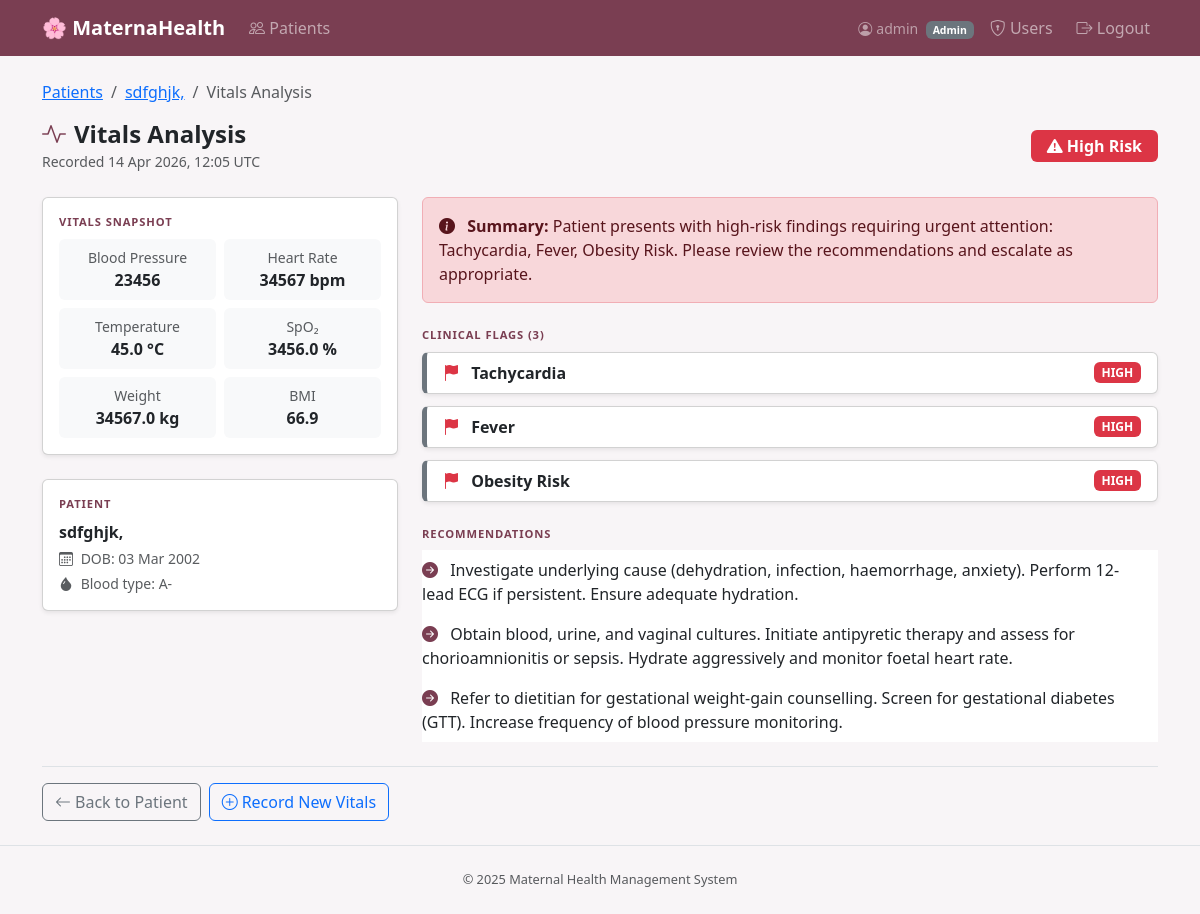
/patients/1/vitals/1/analysis (signed in), run on the app's committed database.
### models/user.py (models this page shows, shortened)
class User(db.Model):
    __tablename__ = "users"
    id            = db.Column(db.Integer, primary_key=True)
    username      = db.Column(db.String(80), unique=True, nullable=False, index=True)
    password_hash = db.Column(db.String(256), nullable=False)
    role          = db.Column(db.String(20), nullable=False, default=Role.NURSE)
    is_active     = db.Column(db.Boolean, default=True, nullable=False)
    created_at    = db.Column(db.DateTime, default=datetime.utcnow)
    last_login    = db.Column(db.DateTime, nullable=True)
    @property
    def is_admin(self):  return self.role == Role.ADMIN

### models/patient.py (models this page shows, shortened)
class Patient(db.Model):
    __tablename__ = "patients"
    id            = db.Column(db.Integer, primary_key=True)
    full_name     = db.Column(db.String(120), nullable=False)
    date_of_birth = db.Column(db.Date, nullable=False)
    contact_info      = db.Column(db.String(255), nullable=True)
    blood_type        = db.Column(db.String(10), nullable=True)   # e.g. "A+", "O-"
    medical_history = db.Column(db.Text, nullable=True)
    allergies       = db.Column(db.Text, nullable=True)
    medications     = db.Column(db.Text, nullable=True)
    emergency_contact = db.Column(db.String(255), nullable=True)
    created_at = db.Column(
        db.DateTime,
        nullable=False,
        default=lambda: datetime.now(timezone.utc),
    )
    pregnancies  = db.relationship("Pregnancy",   backref="patient", lazy="dynamic", cascade="all, delete-orphan")
    vitals       = db.relationship("VitalSigns",  backref="patient", lazy="dynamic", cascade="all, delete-orphan")
    lab_results  = db.relationship("LabResult",   backref="patient", lazy="dynamic", cascade="all, delete-orphan")
    appointments = db.relationship("Appointment", backref="patient", lazy="dynamic", cascade="all, delete-orphan")

### models/vitals.py (models this page shows, shortened)
class VitalSigns(db.Model):
    __tablename__ = "vital_signs"
    id         = db.Column(db.Integer, primary_key=True)
    patient_id = db.Column(db.Integer, db.ForeignKey("patients.id"), nullable=False)
    blood_pressure    = db.Column(db.String(20), nullable=True)   # e.g. "120/80"
    heart_rate        = db.Column(db.Integer,    nullable=True)   # bpm
    temperature       = db.Column(db.Float,      nullable=True)   # °C
    weight            = db.Column(db.Float,      nullable=True)   # kg
    bmi               = db.Column(db.Float,      nullable=True)   # kg/m²
    oxygen_saturation = db.Column(db.Float,      nullable=True)   # % SpO₂
    recorded_at = db.Column(
        db.DateTime,
        nullable=False,
        default=lambda: datetime.now(timezone.utc),
    )

### models/pregnancy.py (models this page shows, shortened)
class Pregnancy(db.Model):
    __tablename__ = "pregnancies"
    id         = db.Column(db.Integer, primary_key=True)
    patient_id = db.Column(db.Integer, db.ForeignKey("patients.id"), nullable=False)
    last_menstrual_period = db.Column(db.Date, nullable=False)
    estimated_due_date    = db.Column(db.Date, nullable=True)
    gestational_age_weeks = db.Column(db.Integer, nullable=True)   # whole weeks
    trimester             = db.Column(db.Integer, nullable=True)   # 1 | 2 | 3
    risk_level = db.Column(
        db.Enum(RiskLevel),
        nullable=False,
        default=RiskLevel.LOW,
    )
    status = db.Column(
        db.Enum(PregnancyStatus),
        nullable=False,
        default=PregnancyStatus.ACTIVE,
    )
    created_at = db.Column(
        db.DateTime,
        nullable=False,
        default=lambda: datetime.now(timezone.utc),
    )

### routes/vitals_routes.py (the view)
@vitals_bp.route("/patients/<int:patient_id>/vitals/<int:vital_id>/analysis")
@login_required
def vitals_analysis(patient_id, vital_id):
    patient = Patient.query.get_or_404(patient_id)
    vital   = VitalSigns.query.get_or_404(vital_id)
    rule_input = _build_rule_input(vital, patient_id)
    analysis   = _rule_engine.analyze(rule_input)
    return render_template(
        "vitals/analysis.html",
        patient=patient,
        vital=vital,
        analysis=analysis,
    )

### routes/auth_routes.py (called while the page is built)
def get_current_user():
    user_id = session.get("user_id")
    if user_id is None:
        return None
    return db.session.get(User, user_id)

def login_required(f):
    @wraps(f)
    def decorated(*args, **kwargs):
        if not session.get("user_id"):
            flash("Please log in to access this page.", "warning")
            return redirect(url_for("auth.login", next=request.path))
        return f(*args, **kwargs)
    return decorated

@auth_bp.before_app_request
def load_logged_in_user():
    g.current_user = get_current_user()

### routes/vitals_routes.py (called while the page is built)
def _parse_bp(bp_string: str):
    if not bp_string:
        return None, None
    try:
        parts = bp_string.strip().split("/")
        if len(parts) == 2:
            return float(parts[0]), float(parts[1])
    except (ValueError, AttributeError):
        pass
    return None, None

### services/rule_engine.py (called while the page is built)
    @staticmethod
    def _get(data: dict, key: str):
        value = data.get(key)
        if value is None:
            return None
        try:
            return float(value)
        except (TypeError, ValueError):
            return None

    def _add_flag(
        self,
        flags: list[str],
        recommendations: list[str],
        flag: str,
    ) -> None:
        if flag not in flags:
            flags.append(flag)
        rec = self._RECOMMENDATIONS.get(flag)
        if rec and rec not in recommendations:
            recommendations.append(rec)

    @staticmethod
    def _calculate_risk(flags: list[str], escalated: bool) -> str:
        high_priority = {
            "Hypertension Risk / Possible Pre-eclampsia",
            "Low Oxygen Saturation",
            "Fever",
            "Hypothermia",
        }
        if escalated:
            return "HIGH"
        if not flags:
            return "LOW"
        if len(flags) >= 3:
            return "HIGH"
        if any(f in high_priority for f in flags):
            return "HIGH" if len(flags) >= 2 else "MEDIUM"
        return "MEDIUM"

### templates/vitals/analysis.html (shortened to what this page needs)
{% extends "base.html" %}
{% block content %}
<nav aria-label="breadcrumb" class="mb-3">
  <ol class="breadcrumb">
    <li class="breadcrumb-item">
      <a href="{{ url_for('patients.list_patients') }}">Patients</a>
    </li>
    <li class="breadcrumb-item">
      <a href="{{ url_for('patients.patient_detail', patient_id=patient.id) }}">
        {{ patient.full_name }}
      </a>
    </li>
    <li class="breadcrumb-item active">Vitals Analysis</li>
  </ol>
</nav>
{% set level = analysis.risk_level %}
<div class="d-flex align-items-center justify-content-between mb-4">
  <div>
    <h4 class="mb-0 fw-bold">
      <i class="bi bi-activity me-2" style="color:#7a3e52;"></i>Vitals Analysis
    </h4>
    <small class="text-muted">
      Recorded {{ vital.recorded_at.strftime('%d %b %Y, %H:%M') }} UTC
    </small>
  </div>
  <span class="badge fs-6 px-3 py-2 risk-badge-{{ level }}">
    {% if level == 'HIGH' %}
      <i class="bi bi-exclamation-triangle-fill me-1"></i>High Risk
    {% elif level == 'MEDIUM' %}
      <i class="bi bi-exclamation-circle-fill me-1"></i>Medium Risk
    {% else %}
      <i class="bi bi-check-circle-fill me-1"></i>Low Risk
    {% endif %}
  </span>
</div>
<div class="row g-4">
  <div class="col-lg-4">
    <div class="card shadow-sm mb-4">
      <div class="card-body">
        <p class="section-header">Vitals Snapshot</p>
        <div class="row row-cols-2 g-2 text-center">
          <div class="col">
            <div class="bg-light rounded p-2">
              <div class="small text-muted">Blood Pressure</div>
              <div class="fw-semibold">{{ vital.blood_pressure or '—' }}</div>
            </div>
          </div>
          <div class="col">
            <div class="bg-light rounded p-2">
              <div class="small text-muted">Heart Rate</div>
              <div class="fw-semibold">
                {{ vital.heart_rate ~ ' bpm' if vital.heart_rate else '—' }}
              </div>
            </div>
          </div>
          <div class="col">
            <div class="bg-light rounded p-2">
              <div class="small text-muted">Temperature</div>
              <div class="fw-semibold">
                {{ ('%.1f' | format(vital.temperature)) ~ ' °C' if vital.temperature else '—' }}
              </div>
            </div>
          </div>
          <div class="col">
            <div class="bg-light rounded p-2">
              <div class="small text-muted">SpO₂</div>
              <div class="fw-semibold">
                {{ vital.oxygen_saturation ~ ' %' if vital.oxygen_saturation else '—' }}
              </div>
            </div>
          </div>
          <div class="col">
            <div class="bg-light rounded p-2">
              <div class="small text-muted">Weight</div>
              <div class="fw-semibold">
                {{ vital.weight ~ ' kg' if vital.weight else '—' }}
              </div>
            </div>
          </div>
          <div class="col">
            <div class="bg-light rounded p-2">
              <div class="small text-muted">BMI</div>
              <div class="fw-semibold">
                {{ ('%.1f' | format(vital.bmi)) if vital.bmi else '—' }}
              </div>
            </div>
          </div>
        </div>
      </div>
    </div>
    <div class="card shadow-sm">
      <div class="card-body">
        <p class="section-header">Patient</p>
        <p class="mb-1 fw-semibold">{{ patient.full_name }}</p>
        <p class="mb-1 text-muted small">
          <i class="bi bi-calendar3 me-1"></i>
          DOB: {{ patient.date_of_birth.strftime('%d %b %Y') }}
        </p>
        {% if patient.blood_type %}
        <p class="mb-0 text-muted small">
          <i class="bi bi-droplet-fill me-1"></i>
          Blood type: {{ patient.blood_type }}
        </p>
        {% endif %}
      </div>
    </div>
  </div>
  <div class="col-lg-8">
    {% if analysis.summary %}
    <div class="alert
      {% if level == 'HIGH' %}alert-danger
      {% elif level == 'MEDIUM' %}alert-warning
      {% else %}alert-success{% endif %} mb-4">
      <i class="bi bi-info-circle-fill me-2"></i>
      <strong>Summary:</strong> {{ analysis.summary }}
    </div>
    {% endif %}
    {% if analysis.flags %}
    <p class="section-header">Clinical Flags ({{ analysis.flags | length }})</p>
    {% for flag in analysis.flags %}
    <div class="card flag-card shadow-sm">
      <div class="card-body py-2 px-3 d-flex justify-content-between align-items-center">
        <span class="fw-semibold">
          <i class="bi bi-flag-fill me-2
            {% if level == 'HIGH' %}text-danger
            {% elif level == 'MEDIUM' %}text-warning
            {% else %}text-success{% endif %}"></i>
          {{ flag }}
        </span>
        <span class="badge
          {% if level == 'HIGH' %}bg-danger
          {% elif level == 'MEDIUM' %}bg-warning text-dark
          {% else %}bg-success{% endif %}">
          {{ level }}
        </span>
      </div>
    </div>
    {% endfor %}
    {% else %}
    <div class="alert alert-success">
      <i class="bi bi-check-circle-fill me-2"></i>
      No clinical flags raised. All values within normal maternal range.
    </div>
    {% endif %}
    {% if analysis.recommendations %}
    <p class="section-header mt-4">Recommendations</p>
    <ul class="list-group list-group-flush">
      {% for rec in analysis.recommendations %}
      <li class="list-group-item ps-0 border-0">
        <i class="bi bi-arrow-right-circle-fill me-2" style="color:#7a3e52;"></i>
        {{ rec }}
      </li>
      {% endfor %}
    </ul>
    {% endif %}
  </div>
</div>
<div class="mt-4 pt-3 border-top d-flex gap-2">
  <a href="{{ url_for('patients.patient_detail', patient_id=patient.id) }}"
     class="btn btn-outline-secondary">
    <i class="bi bi-arrow-left me-1"></i>Back to Patient
  </a>
  <a href="{{ url_for('vitals.create_vitals', patient_id=patient.id) }}"
     class="btn btn-outline-primary">
    <i class="bi bi-plus-circle me-1"></i>Record New Vitals
  </a>
</div>
{% endblock %}

### templates/base.html (shortened to what this page needs)
<!DOCTYPE html>
<html lang="en">
<head>
  <link href="https://cdn.jsdelivr.net/npm/bootstrap@5.3.3/dist/css/bootstrap.min.css" rel="stylesheet" />
  <link href="https://cdn.jsdelivr.net/npm/bootstrap-icons@1.11.3/font/bootstrap-icons.min.css" rel="stylesheet" />
</head>
<body>
  {% if g.current_user %}
  <nav class="navbar navbar-expand-md navbar-dark" style="background-color:#7a3e52;">
    <div class="container">
      <a class="navbar-brand" href="{{ url_for('patients.list_patients') }}">🌸 MaternaHealth</a>
      <div class="collapse navbar-collapse" id="mainNav">
        <ul class="navbar-nav me-auto">
          <li class="nav-item">
            <a class="nav-link {% if request.blueprint == 'patients' %}active{% endif %}"
               href="{{ url_for('patients.list_patients') }}">
              <i class="bi bi-people"></i> Patients
            </a>
          </li>
        </ul>
        <ul class="navbar-nav ms-auto align-items-center gap-2">
          <li class="nav-item">
            <span class="navbar-text text-white-50 small">
              <i class="bi bi-person-circle me-1"></i>{{ g.current_user.username }}
              <span class="badge bg-secondary ms-1">{{ g.current_user.role }}</span>
            </span>
          </li>
          {% if g.current_user.is_admin %}
          <li class="nav-item">
            <a class="nav-link" href="{{ url_for('auth.user_list') }}">
              <i class="bi bi-shield-lock"></i> Users
            </a>
          </li>
          {% endif %}
          <li class="nav-item">
            <a class="nav-link" href="{{ url_for('auth.logout') }}">
              <i class="bi bi-box-arrow-right"></i> Logout
            </a>
          </li>
        </ul>
      </div>
    </div>
  </nav>
  {% endif %}
  <main class="container my-4">
    {% block content %}{% endblock %}
  </main>
  <footer class="text-center py-4 border-top mt-auto">
    <p class="mb-0 text-muted" style="font-size:.8rem;">© 2025 Maternal Health Management System</p>
  </footer>
</body>
</html>

### templates/base.html (style rules this page uses)
body { background-color: #f8f5f7; }
.navbar-brand { font-weight: 700; }

### templates/vitals/analysis.html (style rules this page uses)
.risk-badge-HIGH { background-color: #dc3545; color: #fff; }
.flag-card { border-left: 5px solid #6c757d; margin-bottom: .75rem; }
.section-header { font-size: .7rem; font-weight: 700; letter-spacing: .08em; text-transform: uppercase; color: #7a3e52; margin-bottom: .5rem; }

### data on the page
User: current_user.username "admin", current_user.role "Admin"
Patient: full_name "sdfghjk,", date_of_birth "03 Mar 2002", blood_type "A-"
VitalSigns: recorded_at "14 Apr 2026, 12:05", blood_pressure "23456", heart_rate "34567 bpm", temperature "45.0 °C", oxygen_saturation "3456.0 %", weight "34567.0 kg", bmi "66.9"
Pregnancy: flag "Tachycardia", risk_level "HIGH", flag "Fever", flag "Obesity Risk"

### other printed values
{{ analysis.summary }} "Patient presents with high-risk findings requiring urgent attention: Tachycardia, Fever, Obesity Risk. Please review the recommendations and escalate as appropriate."
{{ analysis.flags | length }} "3"
{{ rec }} "Investigate underlying cause (dehydration, infection, haemorrhage, anxiety). Perform 12-lead ECG if persistent. Ensure adequate hydration." "Obtain blood, urine, and vaginal cultures. Initiate antipyretic therapy and assess for chorioamnionitis or sepsis. Hydrate aggressively and monitor foetal heart rate." "Refer to dietitian for gestational weight-gain counselling. Screen for gestational diabetes (GTT). Increase frequency of blood pressure monitoring."
